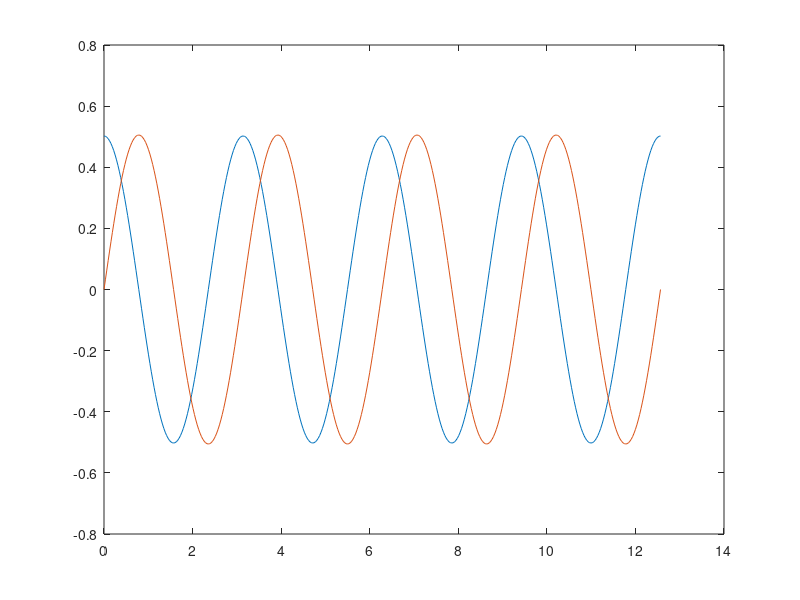

Here is the MATLAB script that generated this plot:
% Finds the energy and full wavefunction for a particle from the point 
% of view of an observer in a rotating frame of reference. The 
% wavefunction is correct to order v^2/c^2. This uses equations (362, 
% (363) and (382) to (390) of my notes. This is a positive energy particle.
t=0;
k=1.0;
mu=1.5;
om=0.01;
m=1.0;
c=1.0;
hbar=1.0;
hw=hbar*om;
mf=(m*c^2+hbar*om/2);
mom2=hbar^2*c^2*k^2;
emin=m*c*c;
emax=m*c*c+2.0000;
de=0.0001;
e=emin:de:emax;
ne=round(1+(emax-emin)/de);
mf=(m*c^2+hbar*om/2);
for ie=1:ne
    e1=e(ie)^2-mom2-mf^2;
    d1=(e1-2*(mu+1)*hbar*om*e(ie))^2*(e1+2*hbar*om*e(ie));
    d2=8*hbar^4*om^2*c^2*k^2*e(ie)^2;
    d3=4*(mu+1)*hbar^2*om^2*e(ie)^2*(e1-2*(mu+1)*hbar*om*e(ie));
    det(ie)=d1+d2+d3;
end
det=det
is=0;
for ie=2:ne
    ratio=det(ie)/det(ie-1);
    if ratio < 0
        is=is+1;
        E(is)=e(ie)
    end
end
for ie=2:ne-1
    if det(ie) < det(ie-1)
        if det(ie) < det(ie+1)
            is=is+1
            E(is)=e(ie)   
        end
    end
end
for is=1:1
    et(is)=exp(-1i*E(is)*t/hbar)
    ef1=E(is)-m*c^2-hbar*om/2
    Wn=1;
    Yn=E(is)^2*Wn/(E(is)^2-mom2+2*hbar*om*E(is)-mf^2);
    Xn=(4*hbar^2*om*c*k/(E(is)^2-mom2-2*(mu+1)*hbar*om*E(is)-mf^2))*Yn;
    An=(hbar*c*k*Wn+2*mu*hbar*om*Xn)/ef1;
    Bn=(E(is)*Wn-hbar*c*k*Xn-2*hbar*om*Yn)/ef1;
    Cn=(E(is)*Xn+hbar*c*k*Yn)/ef1;
end
rmin=0;
rmax=100;
dr=0.1;
nr=round(1+(rmax-rmin)/dr);
r=rmin:dr:rmax;
z=k*r;
z1=om*z/(k*c);
z2=z1.*z1;
A=An/Wn
B=Bn/Wn
C=Cn/Wn
W=Wn/Wn
X=Xn/Wn
Y=Yn/Wn
for ir=1:nr
    psia1(ir)=A*besselj(mu+1,z(ir))+B*z1(ir)*besselj(mu,z(ir))+C*z2(ir)*besselj(mu+1,z(ir));
    psia4(ir)=W*besselj(mu,z(ir))+X*z1(ir)*besselj(mu+1,z(ir))+Y*z2(ir)*besselj(mu,z(ir));
end
phimax=4*pi;
phimin=0.0*pi;
dphi=0.01*pi;
nphi=round(1+(phimax-phimin)/dphi);
phi=phimin:dphi:phimax;

psi1=zeros(nphi,nr);
psi4=zeros(nphi,nr);
for iphi=1:nphi
    Phi(iphi)=exp(1i*(mu+1/2)*phi(iphi));
end
for ir=1:nr
    phi1(ir)=psia1(ir)*et;
    phi4(ir)=-1i*psia4(ir)*et;
    for iphi=1:nphi
        psi1(iphi,ir)=phi1(ir)*Phi(iphi);
        psi4(iphi,ir)=phi4(ir)*Phi(iphi);
    end
end
for iphi=1:nphi
    pstry1(iphi)=psi1(iphi,20);
    pstry4(iphi)=psi4(iphi,20);
end
plot(phi,pstry1,phi,pstry4)
    